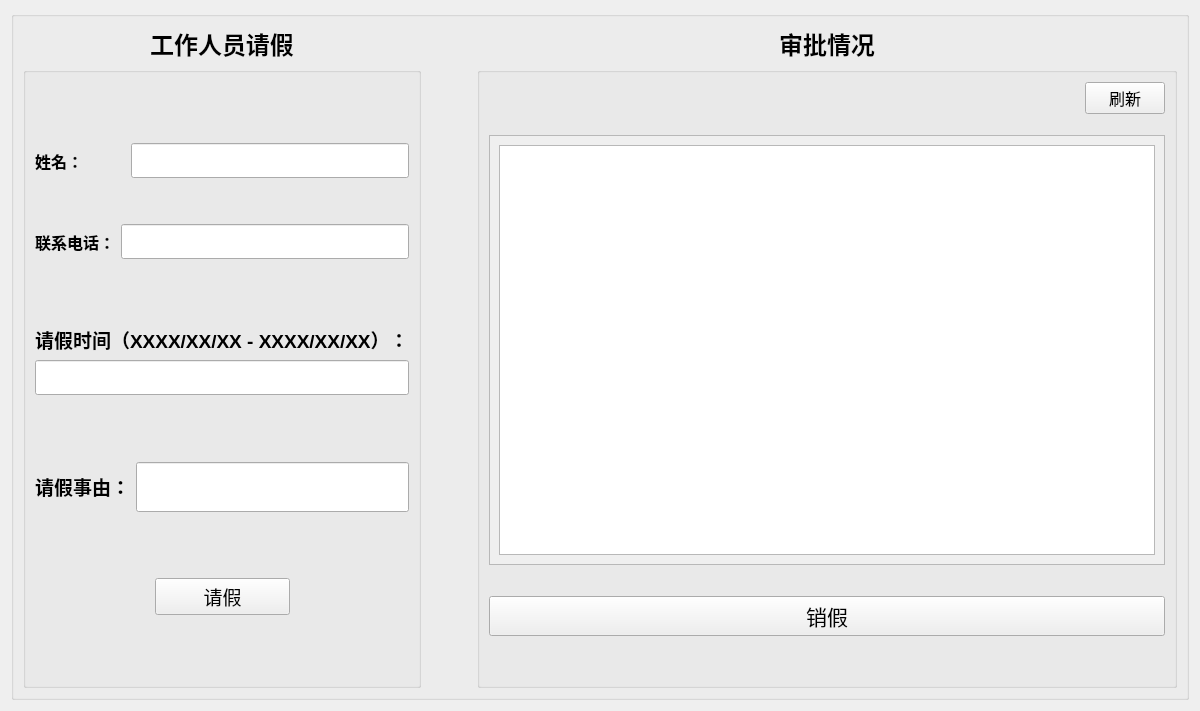
        <widget class="QWidget" name="tab_6">
         <attribute name="title">
          <string>请销假</string>
         </attribute>
         <layout class="QGridLayout" name="gridLayout_9">
          <item row="0" column="0">
           <layout class="QHBoxLayout" name="horizontalLayout_30">
            <item>
             <widget class="QGroupBox" name="groupBox_3">
              <property name="title">
               <string/>
              </property>
              <layout class="QGridLayout" name="gridLayout_7">
               <item row="4" column="2">
                <widget class="QLabel" name="label_27">
                 <property name="text">
                  <string>&lt;html&gt;&lt;head/&gt;&lt;body&gt;&lt;p align=&quot;center&quot;&gt;&lt;span style=&quot; font-size:18pt; font-weight:600;&quot;&gt;审批情况&lt;/span&gt;&lt;/p&gt;&lt;/body&gt;&lt;/html&gt;</string>
                 </property>
                </widget>
               </item>
               <item row="5" column="0">
                <widget class="QGroupBox" name="groupBox_10">
                 <property name="title">
                  <string/>
                 </property>
                 <layout class="QGridLayout" name="gridLayout_21">
                  <item row="1" column="0">
                   <layout class="QVBoxLayout" name="verticalLayout_11">
                    <item>
                     <spacer name="verticalSpacer_33">
                      <property name="orientation">
                       <enum>Qt::Vertical</enum>
                      </property>
                      <property name="sizeHint" stdset="0">
                       <size>
                        <width>20</width>
                        <height>40</height>
                       </size>
                      </property>
                     </spacer>
                    </item>
                    <item>
                     <layout class="QVBoxLayout" name="verticalLayout_12">
                      <item>
                       <layout class="QHBoxLayout" name="horizontalLayout_28">
                        <item>
                         <widget class="QLabel" name="label_24">
                          <property name="font">
                           <font>
                            <family>Agency FB</family>
                            <pointsize>12</pointsize>
                            <weight>75</weight>
                            <bold>true</bold>
                           </font>
                          </property>
                          <property name="text">
                           <string>姓名：          </string>
                          </property>
                         </widget>
                        </item>
                        <item>
                         <widget class="QLineEdit" name="lineEdit_14">
                          <property name="font">
                           <font>
                            <family>Agency FB</family>
                            <pointsize>14</pointsize>
                           </font>
                          </property>
                         </widget>
                        </item>
                       </layout>
                      </item>
                      <item>
                       <spacer name="verticalSpacer_36">
                        <property name="orientation">
                         <enum>Qt::Vertical</enum>
                        </property>
                        <property name="sizeHint" stdset="0">
                         <size>
                          <width>20</width>
                          <height>40</height>
                         </size>
                        </property>
                       </spacer>
                      </item>
                      <item>
                       <layout class="QHBoxLayout" name="horizontalLayout_29">
                        <item>
                         <widget class="QLabel" name="label_26">
                          <property name="font">
                           <font>
                            <family>Agency FB</family>
                            <pointsize>12</pointsize>
                            <weight>75</weight>
                            <bold>true</bold>
                           </font>
                          </property>
                          <property name="text">
                           <string>联系电话：</string>
                          </property>
                         </widget>
                        </item>
                        <item>
                         <widget class="QLineEdit" name="lineEdit_15">
                          <property name="font">
                           <font>
                            <family>Agency FB</family>
                            <pointsize>14</pointsize>
                           </font>
                          </property>
                         </widget>
                        </item>
                       </layout>
                      </item>
                     </layout>
                    </item>
                    <item>
                     <spacer name="verticalSpacer_35">
                      <property name="orientation">
                       <enum>Qt::Vertical</enum>
                      </property>
                      <property name="sizeHint" stdset="0">
                       <size>
                        <width>20</width>
                        <height>40</height>
                       </size>
                      </property>
                     </spacer>
                    </item>
                    <item>
                     <widget class="QLabel" name="label_23">
                      <property name="maximumSize">
                       <size>
                        <width>16777215</width>
                        <height>38</height>
                       </size>
                      </property>
                      <property name="font">
                       <font>
                        <pointsize>12</pointsize>
                        <weight>75</weight>
                        <bold>true</bold>
                       </font>
                      </property>
                      <property name="text">
                       <string>&lt;html&gt;&lt;head/&gt;&lt;body&gt;&lt;p&gt;&lt;span style=&quot; font-size:14pt;&quot;&gt;请假时间（XXXX/XX/XX - XXXX/XX/XX）：&lt;/span&gt;&lt;/p&gt;&lt;/body&gt;&lt;/html&gt;</string>
                      </property>
                     </widget>
                    </item>
                    <item>
                     <widget class="QLineEdit" name="lineEdit_13">
                      <property name="font">
                       <font>
                        <family>Agency FB</family>
                        <pointsize>14</pointsize>
                       </font>
                      </property>
                     </widget>
                    </item>
                    <item>
                     <spacer name="verticalSpacer_34">
                      <property name="orientation">
                       <enum>Qt::Vertical</enum>
                      </property>
                      <property name="sizeHint" stdset="0">
                       <size>
                        <width>20</width>
                        <height>40</height>
                       </size>
                      </property>
                     </spacer>
                    </item>
                    <item>
                     <layout class="QHBoxLayout" name="horizontalLayout_31">
                      <item>
                       <widget class="QLabel" name="label_22">
                        <property name="font">
                         <font>
                          <family>Agency FB</family>
                          <pointsize>12</pointsize>
                         </font>
                        </property>
                        <property name="text">
                         <string>&lt;html&gt;&lt;head/&gt;&lt;body&gt;&lt;p&gt;&lt;span style=&quot; font-size:14pt; font-weight:600;&quot;&gt;请假事由：&lt;/span&gt;&lt;/p&gt;&lt;/body&gt;&lt;/html&gt;</string>
                        </property>
                       </widget>
                      </item>
                      <item>
                       <widget class="QLineEdit" name="lineEdit_12">
                        <property name="minimumSize">
                         <size>
                          <width>270</width>
                          <height>50</height>
                         </size>
                        </property>
                        <property name="font">
                         <font>
                          <family>Agency FB</family>
                          <pointsize>14</pointsize>
                         </font>
                        </property>
                       </widget>
                      </item>
                     </layout>
                    </item>
                    <item>
                     <spacer name="verticalSpacer_32">
                      <property name="orientation">
                       <enum>Qt::Vertical</enum>
                      </property>
                      <property name="sizeHint" stdset="0">
                       <size>
                        <width>20</width>
                        <height>40</height>
                       </size>
                      </property>
                     </spacer>
                    </item>
                    <item>
                     <layout class="QHBoxLayout" name="horizontalLayout_32">
                      <item>
                       <spacer name="horizontalSpacer_19">
                        <property name="orientation">
                         <enum>Qt::Horizontal</enum>
                        </property>
                        <property name="sizeHint" stdset="0">
                         <size>
                          <width>40</width>
                          <height>20</height>
                         </size>
                        </property>
                       </spacer>
                      </item>
                      <item>
                       <widget class="QPushButton" name="pushButton_5">
                        <property name="minimumSize">
                         <size>
                          <width>135</width>
                          <height>0</height>
                         </size>
                        </property>
                        <property name="font">
                         <font>
                          <family>Agency FB</family>
                          <pointsize>14</pointsize>
                         </font>
                        </property>
                        <property name="text">
                         <string>请假</string>
                        </property>
                       </widget>
                      </item>
                      <item>
                       <spacer name="horizontalSpacer_20">
                        <property name="orientation">
                         <enum>Qt::Horizontal</enum>
                        </property>
                        <property name="sizeHint" stdset="0">
                         <size>
                          <width>40</width>
                          <height>20</height>
                         </size>
                        </property>
                       </spacer>
                      </item>
                     </layout>
                    </item>
                    <item>
                     <spacer name="verticalSpacer_38">
                      <property name="orientation">
                       <enum>Qt::Vertical</enum>
                      </property>
                      <property name="sizeHint" stdset="0">
                       <size>
                        <width>20</width>
                        <height>40</height>
                       </size>
                      </property>
                     </spacer>
                    </item>
                   </layout>
                  </item>
                 </layout>
                </widget>
               </item>
               <item row="4" column="0">
                <widget class="QLabel" name="label_25">
                 <property name="maximumSize">
                  <size>
                   <width>16777215</width>
                   <height>45</height>
                  </size>
                 </property>
                 <property name="text">
                  <string>&lt;html&gt;&lt;head/&gt;&lt;body&gt;&lt;p align=&quot;center&quot;&gt;&lt;span style=&quot; font-size:18pt; font-weight:600;&quot;&gt;工作人员请假&lt;/span&gt;&lt;/p&gt;&lt;/body&gt;&lt;/html&gt;</string>
                 </property>
                </widget>
               </item>
               <item row="5" column="2">
                <widget class="QGroupBox" name="groupBox_4">
                 <property name="minimumSize">
                  <size>
                   <width>700</width>
                   <height>0</height>
                  </size>
                 </property>
                 <property name="maximumSize">
                  <size>
                   <width>700</width>
                   <height>16777215</height>
                  </size>
                 </property>
                 <property name="title">
                  <string/>
                 </property>
                 <layout class="QGridLayout" name="gridLayout_8">
                  <item row="6" column="1">
                   <spacer name="verticalSpacer_41">
                    <property name="orientation">
                     <enum>Qt::Vertical</enum>
                    </property>
                    <property name="sizeHint" stdset="0">
                     <size>
                      <width>20</width>
                      <height>40</height>
                     </size>
                    </property>
                   </spacer>
                  </item>
                  <item row="2" column="1">
                   <widget class="QScrollArea" name="scrollArea">
                    <property name="minimumSize">
                     <size>
                      <width>0</width>
                      <height>430</height>
                     </size>
                    </property>
                    <property name="maximumSize">
                     <size>
                      <width>16777215</width>
                      <height>400</height>
                     </size>
                    </property>
                    <property name="widgetResizable">
                     <bool>true</bool>
                    </property>
                    <widget class="QWidget" name="scrollAreaWidgetContents">
                     <property name="geometry">
                      <rect>
                       <x>0</x>
                       <y>0</y>
                       <width>680</width>
                       <height>428</height>
                      </rect>
                     </property>
                     <layout class="QGridLayout" name="gridLayout_20">
                      <item row="0" column="0">
                       <widget class="QTableView" name="tableView_3">
                        <property name="minimumSize">
                         <size>
                          <width>0</width>
                          <height>400</height>
                         </size>
                        </property>
                        <property name="maximumSize">
                         <size>
                          <width>16777215</width>
                          <height>600</height>
                         </size>
                        </property>
                        <property name="font">
                         <font>
                          <pointsize>8</pointsize>
                          <weight>50</weight>
                          <bold>false</bold>
                         </font>
                        </property>
                       </widget>
                      </item>
                     </layout>
                    </widget>
                   </widget>
                  </item>
                  <item row="5" column="1">
                   <widget class="QPushButton" name="pushButton_6">
                    <property name="font">
                     <font>
                      <family>Agency FB</family>
                      <pointsize>16</pointsize>
                     </font>
                    </property>
                    <property name="text">
                     <string>销假</string>
                    </property>
                   </widget>
                  </item>
                  <item row="4" column="1">
                   <spacer name="verticalSpacer_39">
                    <property name="orientation">
                     <enum>Qt::Vertical</enum>
                    </property>
                    <property name="sizeHint" stdset="0">
                     <size>
                      <width>20</width>
                      <height>40</height>
                     </size>
                    </property>
                   </spacer>
                  </item>
                  <item row="1" column="1">
                   <layout class="QHBoxLayout" name="horizontalLayout_35">
                    <item>
                     <spacer name="horizontalSpacer_21">
                      <property name="orientation">
                       <enum>Qt::Horizontal</enum>
                      </property>
                      <property name="sizeHint" stdset="0">
                       <size>
                        <width>40</width>
                        <height>20</height>
                       </size>
                      </property>
                     </spacer>
                    </item>
                    <item>
                     <spacer name="horizontalSpacer_22">
                      <property name="orientation">
                       <enum>Qt::Horizontal</enum>
                      </property>
                      <property name="sizeHint" stdset="0">
                       <size>
                        <width>40</width>
                        <height>20</height>
                       </size>
                      </property>
                     </spacer>
                    </item>
                    <item>
                     <widget class="QPushButton" name="pushButton_10">
                      <property name="font">
                       <font>
                        <family>Agency FB</family>
                        <pointsize>12</pointsize>
                       </font>
                      </property>
                      <property name="text">
                       <string>刷新</string>
                      </property>
                     </widget>
                    </item>
                   </layout>
                  </item>
                 </layout>
                </widget>
               </item>
               <item row="5" column="1">
                <spacer name="horizontalSpacer_26">
                 <property name="orientation">
                  <enum>Qt::Horizontal</enum>
                 </property>
                 <property name="sizeType">
                  <enum>QSizePolicy::Maximum</enum>
                 </property>
                 <property name="sizeHint" stdset="0">
                  <size>
                   <width>50</width>
                   <height>20</height>
                  </size>
                 </property>
                </spacer>
               </item>
              </layout>
             </widget>
            </item>
           </layout>
          </item>
         </layout>
        </widget>
